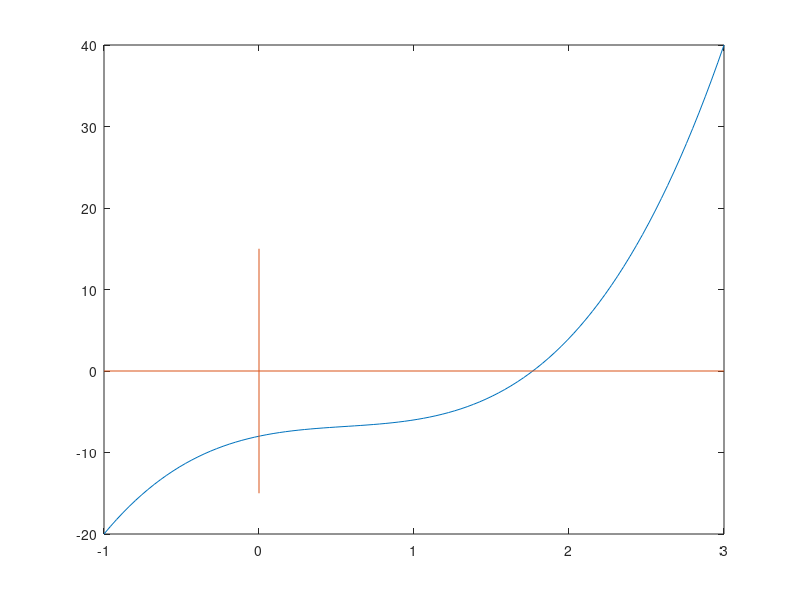

Write MATLAB code to recreate this figure. (Note: this script raises an error after producing the figure.)
%Plot Kurva
x = linspace(-1,3);
f = @(x) 3*x.^3 - 5*x.^2 + 4*x - 8;
y = f(x);
plot(x,y)

%Menggambar sumbu x dan y
line([-1,3],[0,0])  %Sumbu X
line([0,0],[-15,15])  %Sumbu Y

%Annotation
gtext('y = 3x^3 - 5x^2 + 4x - 8')
gtext('Akar')
